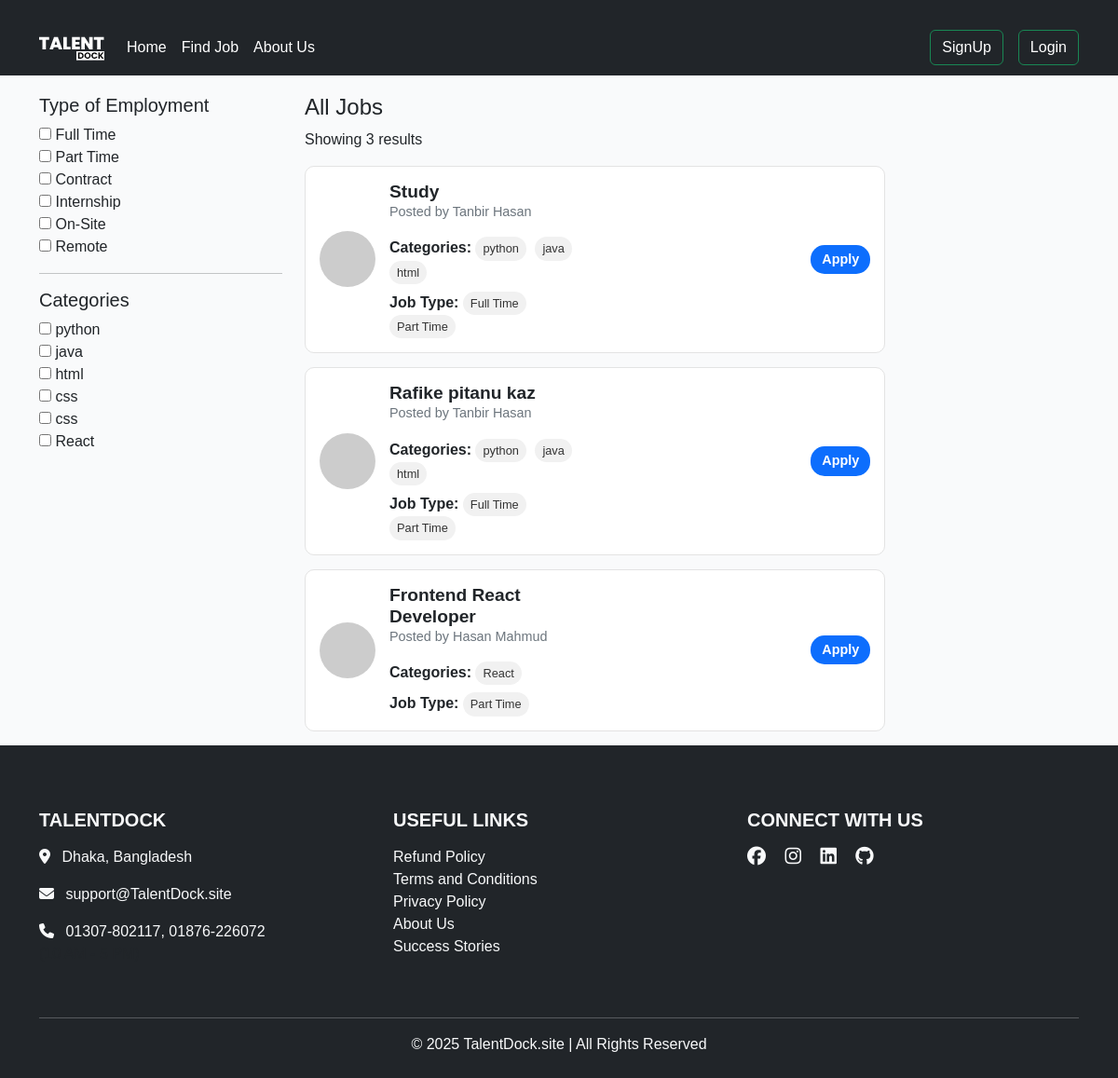
The app's page /find-job, older data.
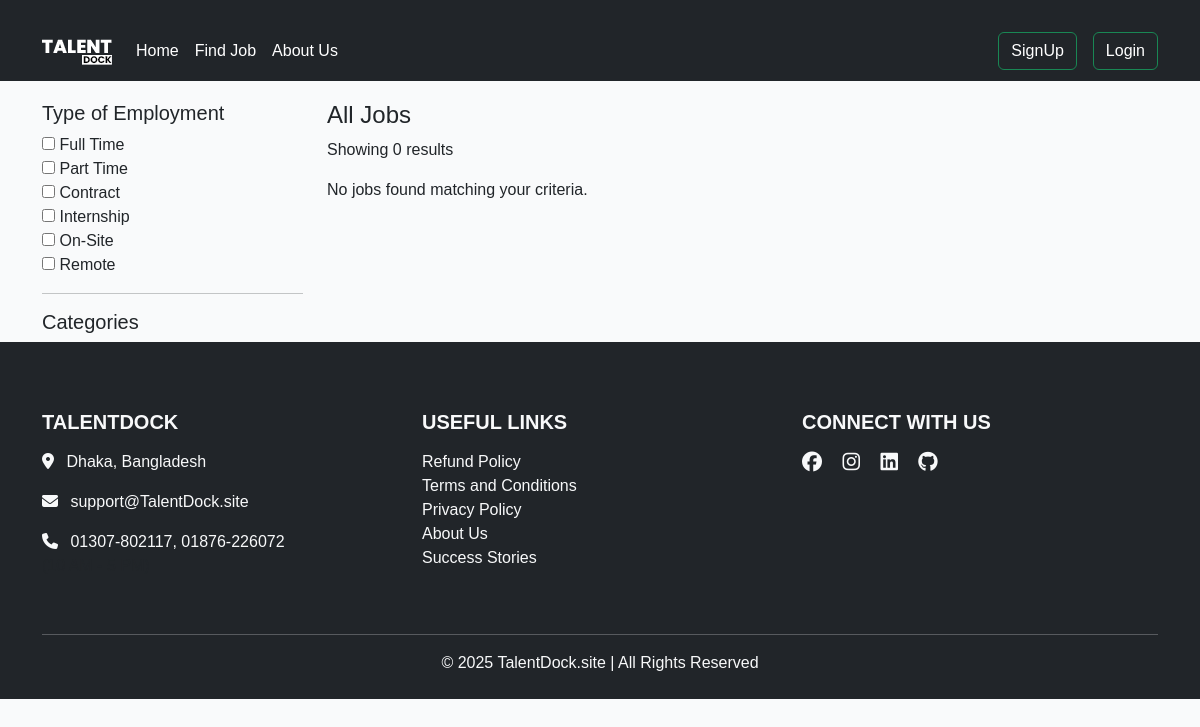
The same page, newer data.
### Categories/models.py (models this page shows, shortened)
class Categories(models.Model):
    name = models.CharField(max_length=100)
    slug = models.SlugField(max_length=100, unique=True,null = True,blank=True)

### jobPost/models.py (models this page shows, shortened)
class JobPost(models.Model):
    JOB_TYPES = [
        ('Full Time', 'Full Time'),
        ('Part Time', 'Part Time'),
        ('Contract', 'Contract'),
        ('Internship', 'Internship'),
        ('On-Site', 'On-Site'),
        ('Remote', 'Remote'),
    ]
    STATUS_CHOICES = [
        ('Find', 'Find'),
        ('Not-Find', 'Not-Find'),
    ]
    title = models.CharField(max_length=200)
    job_type = MultiSelectField(choices=JOB_TYPES)
    Required_Technical_Skills = models.ManyToManyField(Categories)
    description = models.TextField()
    posted_on = models.DateTimeField(auto_now_add=True)
    author = models.ForeignKey(User, on_delete=models.CASCADE)
    status = models.CharField(max_length=10, choices=STATUS_CHOICES, default='Not-Find')

### skill_match_and_collaboration_platform/views.py (the view)
# urls.py: path('find-job', views.find_job, name='find_job'),
def find_job(request):
    jobs = JobPost.objects.all()
    categories = Categories.objects.all()
    job_types = dict(JobPost.JOB_TYPES)
    return render(request, 'findjob.html', {'data': jobs, 'categories': categories, 'job_types': job_types})

### templates/findjob.html (shortened to what this page needs)
{% extends 'base.html' %}
{% block content %}
<div class="container">
    <div class="row">
        <div class="col-md-3">
            {% include 'filters.html' %}
        </div>
        <div class="col-md-9">
            <div id="filteredJobs">
                {% include 'ajax/job-list.html' with data=data %}
            </div>
        </div>
{% endblock %}

### templates/filters.html
<div class="filters">
    <h5>Type of Employment</h5>
    {% for key, value in job_types.items %}
    <div>
        <input class="filter-checkbox" data-filter="job_type" value="{{ key }}" type="checkbox" />
        <label>{{ value }}</label>
    </div>
    {% endfor %}
</div>
<hr>
<div class="categories">
    <h5>Categories</h5>
    {% for cat in categories %}
    <div>
        <input class="filter-checkbox" data-filter="category" value="{{ cat.id }}" type="checkbox" />
        <label>{{ cat.name }}</label>
    </div>
    {% endfor %}
</div>

### templates/ajax/job-list.html
<div class="col-md-9">
    <h4>All Jobs</h4>
    <p>Showing {{ data.count }} results</p>
    {% for job in data %}
    <div class="job-card">
      <div class="job-info">
        <div class="job-logo">
          <img src="https://via.placeholder.com/60" alt="Company Logo">
        </div>
        <div class="job-details">
          <a href="{% url 'job_detail' job.id %}" class="text-decoration-none">
            <h5 class="job-title text-dark">{{ job.title }}</h5>
          </a>
          <p class="job-meta">Posted by {{ job.author.first_name }} {{ job.author.last_name }}</p>
          <div class="categories tags">
            <strong>Categories:</strong>
            {% for category in job.Required_Technical_Skills.all %}
            <span class="category">{{ category.name }}</span>
            {% empty %}
            <span>No categories assigned</span>
            {% endfor %}
          </div>
          <div class="tags">
            <strong>Job Type:</strong>
            {% for type in job.job_type %}
            <span class="{{ type|lower }}">{{ type }}</span>
            {% empty %}
            <span>No job types assigned</span>
            {% endfor %}
          </div>
        </div>
      </div>
      {% if user.is_authenticated %}
       {% if job.author.username != user.username %}
       {% if job.status == 'Not-Find' %}
      <a href="{% url 'apply_job' job.id %}" type="button" class="status-button btn btn-primary" >
        Apply
      </a>
      {% else %}
      <a href="{% url 'apply_job' job.id %}" type="button" class="status-button btn btn-danger disabled" >
        Closed
      </a>
      {% endif %}
      {% endif %}
      {% else %}
      <a href="{% url 'signup'%}" type="button" class="status-button btn btn-primary" >
        Apply
      </a>
      {% endif %}
    </div>
    {% empty %}
<p>No jobs found matching your criteria.</p>
    {% endfor %}
  </div>
</div>
</div>

Row changes from the older to the newer data that the page shows:
removed Categories: name "python"
removed Categories: name "java"
removed Categories: name "html"
removed Categories: name "css", shown under "Categories"
removed Categories: name "css", shown under "Categories"
removed Categories: name "React"
removed JobPost: title "Study", author.first_name "Tanbir", author.last_name "Hasan", job_type "Full Time" "Part Time"
removed JobPost: title "Rafike pitanu kaz", author.first_name "Tanbir", author.last_name "Hasan", job_type "Full Time" "Part Time"
removed JobPost: title "Frontend React Developer", author.first_name "Hasan", author.last_name "Mahmud", job_type "Part Time"
Text that changed along with them:
{{ data.count }}: "3" → "0"
text now shown: "No jobs found matching your criteria."
